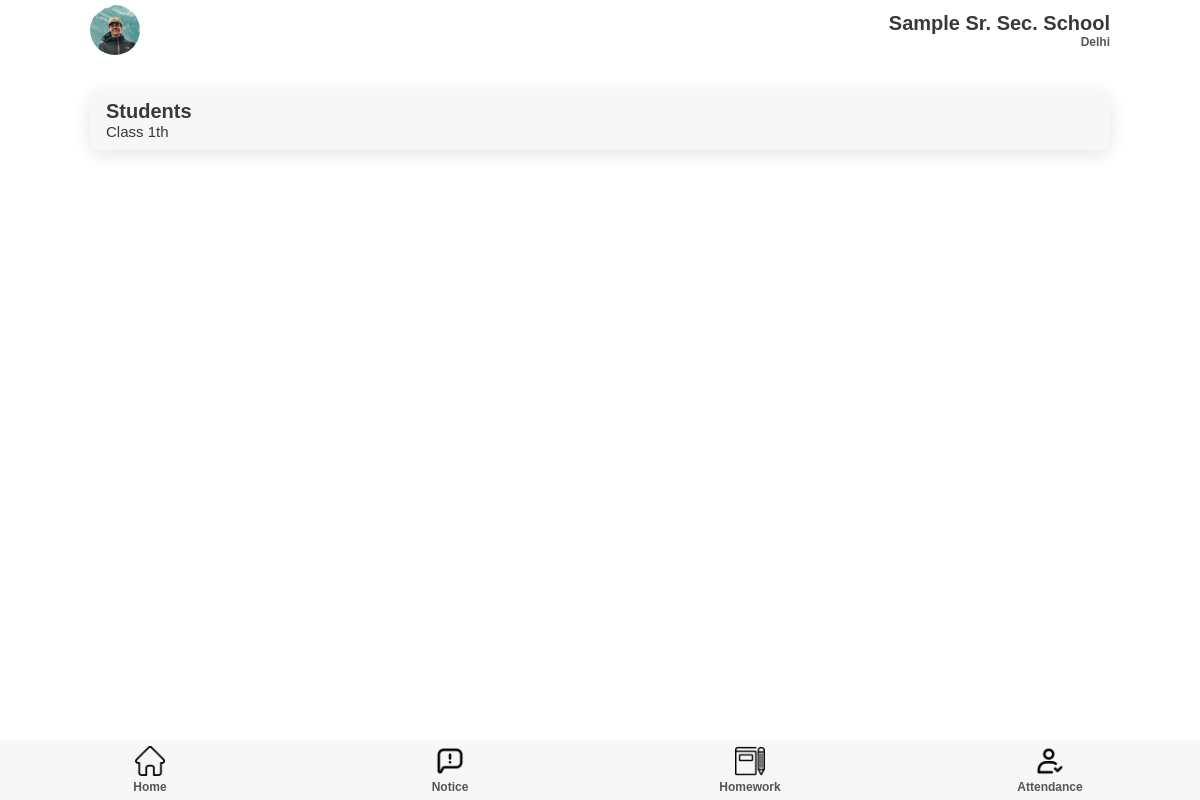
Page /teacher/classStudentList/11 (signed in) on the earlier database version.
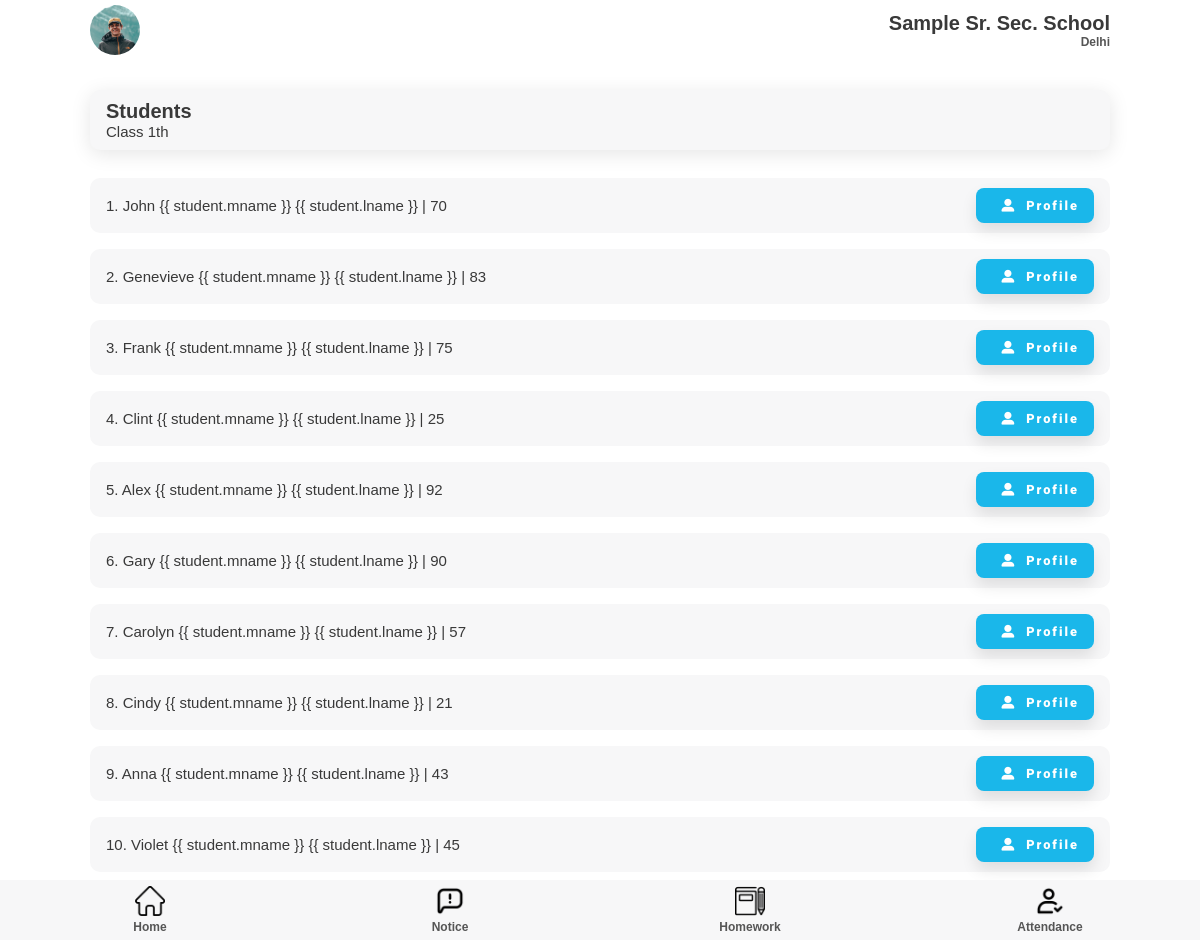
Same page on the later database version.
### student/models.py (models this page shows)
class student(models.Model):
    fname = models.CharField(max_length=50)
    mname = models.CharField(max_length=50, blank=True, null=True)
    lname = models.CharField(max_length=50, blank=True, null=True)
    email = models.EmailField(blank=True, null=True)
    phone = models.IntegerField(blank=True, null=True)
    fathername = models.CharField(max_length=70)
    mothername = models.CharField(max_length=70)
    fatherphone = models.IntegerField()
    fatheremail = models.EmailField(blank=True, null=True)
    address = models.CharField(max_length=200)
    add_no = models.CharField(max_length=50, blank=True, null=True)
    roll_no = models.IntegerField()
    Class = models.ForeignKey('teacher.classSection', on_delete=models.PROTECT)
    school = models.ForeignKey('superadmin.school', on_delete=models.PROTECT)
    user = models.OneToOneField(User, on_delete=models.CASCADE)

### teacher/views.py (the view)
# urls.py: path('classStudentList/<int:class_id>', views.classStudentList, name = 'classStudentList'),
def classStudentList(request, class_id):
    Class = classSection.objects.get(id=class_id)
    teacherobj = teacher.objects.get(user=request.user)
    schoolobj = teacherobj.school
    students = student.objects.filter(school = schoolobj, Class = Class)
    return render(request, 'classStudentList.html', {'students': students, 'class': Class.Class})

### templates/teacher/classStudentList.html
{% extends 'attendance.html' %} {% load static %} {% block extra-head %}
<link rel="stylesheet" href="{% static '/css/style.css' %}" />
<link rel="stylesheet" href="{% static '/css/attendance.css' %}" />
{% endblock extra-head %} {% block content %}
<section id="main">
  <section id="start-att">
    <div class="component-back">
      <div>
        <h2>Students</h2>
        <p>Class {{ class }}th</p>
      </div>
    </div>
  </section>
  <section>
    <div class="student-list">
      {% for student in students %}
      <div class="add-stud-list">
        <p>
          {{ forloop.counter }}. {{ student.fname }} {% if student.mname %} {{
          student.mname }} {% endif %} {% if student.lname %} {{ student.lname
          }} {% endif %} | {{ student.roll_no }}
        </p>
        <button class="btn btn-sm">
          <i class="fas fa-user-alt"></i>Profile
        </button>
      </div>
      {% endfor %}
    </div>
  </section>
</section>
{% endblock content %}

### templates/teacher/attendance.html (shortened to what this page needs)
{% extends 'home.html' %} {% load static %}  {% block nav %}
<section id="nav">
  <nav class="top-navbar">
    <div class="profile-picture">
      <img src="{% static '/img/profile.jpg' %}" />
    </div>
    <div class="school-name">
      <h2>Sample Sr. Sec. School</h2>
      <h5 class="faded">Delhi</h5>
    </div>
  </nav>
</section>
{% endblock nav %}

### templates/teacher/home.html (shortened to what this page needs)
{% load static %}
<!DOCTYPE html>
<html lang="en">
  {% block head %}
  <head>
    <link
      rel="stylesheet"
      href="https://cdnjs.cloudflare.com/ajax/libs/font-awesome/6.0.0-beta2/css/all.min.css"
    />
    <link rel="stylesheet" href="{% static 'css/style.css' %}" />
    {% block extra-head %}{% endblock extra-head %}
  </head>
  {% endblock head %}
  <body>
    <section id="main">
      {% block nav %}{% endblock nav %}
    {% block content %}{% endblock content %}
      {% block nav-bottom %}
      <section id="bottom-nav">
        <nav class="bottom-navbar">
          <div class="nav-links">
            <div class="nav-button">
              <a href="{% url 'teacher:teacherhome' %}">
                <img src="{% static '/img/home.png' %}" />
                <h5 class="faded">Home</h5>
              </a>
            </div>
            <div class="nav-button">
              <a href="{% url 'notice:showNotice' %}">
                <img src="{% static '/img/notice.png' %}" />
                <h5 class="faded">Notice</h5>
              </a>
            </div>
            <div class="nav-button">
              <a href="{% url 'homework:homeworkTeacher' %}">
                <img src="{% static 'img/homework.png' %}" />
                <h5 class="faded">Homework</h5>
              </a>
            </div>
            <div class="nav-button">
              <a href="{% url 'attendance:attendance' %}">
                <img src="{% static '/img/check.png' %}" />
                <h5 class="faded">Attendance</h5>
              </a>
            </div>
          </div>
        </nav>
      </section>
      {% endblock nav-bottom %}
    </section>
  </body>
</html>

### static/css/style.css (style rules this page uses)
:root { --dark-green: #1ab7ea; --light-green: #9cdabd; --dark-red: #fb3f4a; --light-red: #fb878e; --light-red: #2196f3; --light-grey: #f7f7f8; --dark-grey: #e7e7e8; --dark: #393939; --faded: #555555; --center-width: 85%; }
* { box-sizing: border-box; margin: 0; padding: 0; }
body { font-family: "Arial", sans-serif; -webkit-font-smoothing: antialiased; }
a { text-decoration: none; }
* { margin: 0; padding: 0; }
#main { margin: auto; margin-bottom: 60px; width: 100%; background-color: #fff; }
#nav { margin-bottom: 30px; }
.top-navbar { margin: auto; display: flex; justify-content: space-between; align-items: center; align-content: center; height: 60px; width: var(--center-width); }
.profile-picture { height: 50px; width: 50px; }
.profile-picture img { height: 100%; width: 100%; border-radius: 50px; object-fit: cover; }
.school-name { display: flex; flex-direction: column; align-items: flex-end; }
.menu-list, .component-back { background-color: var(--light-grey); border-radius: 10px; display: flex; justify-content: space-between; align-items: center; margin: 1em 0; padding: 10px 16px; transition: all 0.5s ease 0s; box-shadow: 0px 4px 20px rgba(0, 0, 0, 0.1); }
.bottom-navbar { margin: auto; position: fixed; bottom: 0; background-color: var(--light-grey); height: 60px; width: 100%; }
.nav-links { margin: auto; width: var(--center-width); display: flex; justify-content: space-between; width: 100%; }
.nav-button { height: 60px; width: 25%; display: flex; flex-direction: column; justify-content: space-around; align-items: center; transition: all 0.3s ease-in-out 0.1s; }
.nav-button > a { width: 100%; text-align: center; }
.nav-button img { height: 30px; }
.btn { display: inline-block; background: var(--dark-green); color: #fff; padding: 10px 15px; min-width: 120px; font-size: 1rem; text-align: center; border: none; cursor: pointer; outline: none; box-shadow: 0px 8px 15px rgba(0, 0, 0, 0.1); transition: all 0.3s ease 0s; border-radius: 8px; letter-spacing: 2px; font-family: "Roboto", sans-serif; font-weight: 900; }
.btn-sm { font-size: 0.8rem; min-width: 90px; }
p { color: var(--dark); font-size: 15px; font-weight: 300; }
h2 { color: var(--dark); text-transform: capitalize; font-size: 20px; font-weight: 600; }
h5 { color: var(--dark); font-size: 12px; font-weight: 600; }
.faded { color: var(--faded); }

### static/css/attendance.css (style rules this page uses)
#start-att { width: 85%; margin: auto; }
.fa-user-edit, .fa-user-alt { margin: 0px 10px; }
.add-stud-list { background-color: var(--light-grey); border-radius: 10px; display: flex; justify-content: space-between; align-items: center; margin: 0.5em 0; padding: 10px 16px; }
.student-list { margin: 20px auto 60px; width: var(--center-width); display: flex; flex-direction: column; justify-content: space-between; }

Differences in the rows shown:
added student: fname "John", mname "{{ student.mname }}", lname "{{ student.lname }}", roll_no "70"
added student: fname "Genevieve", mname "{{ student.mname }}", lname "{{ student.lname }}", roll_no "83"
added student: fname "Frank", mname "{{ student.mname }}", lname "{{ student.lname }}", roll_no "75"
added student: fname "Clint", mname "{{ student.mname }}", lname "{{ student.lname }}", roll_no "25"
added student: fname "Alex", mname "{{ student.mname }}", lname "{{ student.lname }}", roll_no "92"
added student: fname "Gary", mname "{{ student.mname }}", lname "{{ student.lname }}", roll_no "90"
added student: fname "Carolyn", mname "{{ student.mname }}", lname "{{ student.lname }}", roll_no "57"
added student: fname "Cindy", mname "{{ student.mname }}", lname "{{ student.lname }}", roll_no "21"
added student: fname "Anna", mname "{{ student.mname }}", lname "{{ student.lname }}", roll_no "43"
added student: fname "Violet", mname "{{ student.mname }}", lname "{{ student.lname }}", roll_no "45"
